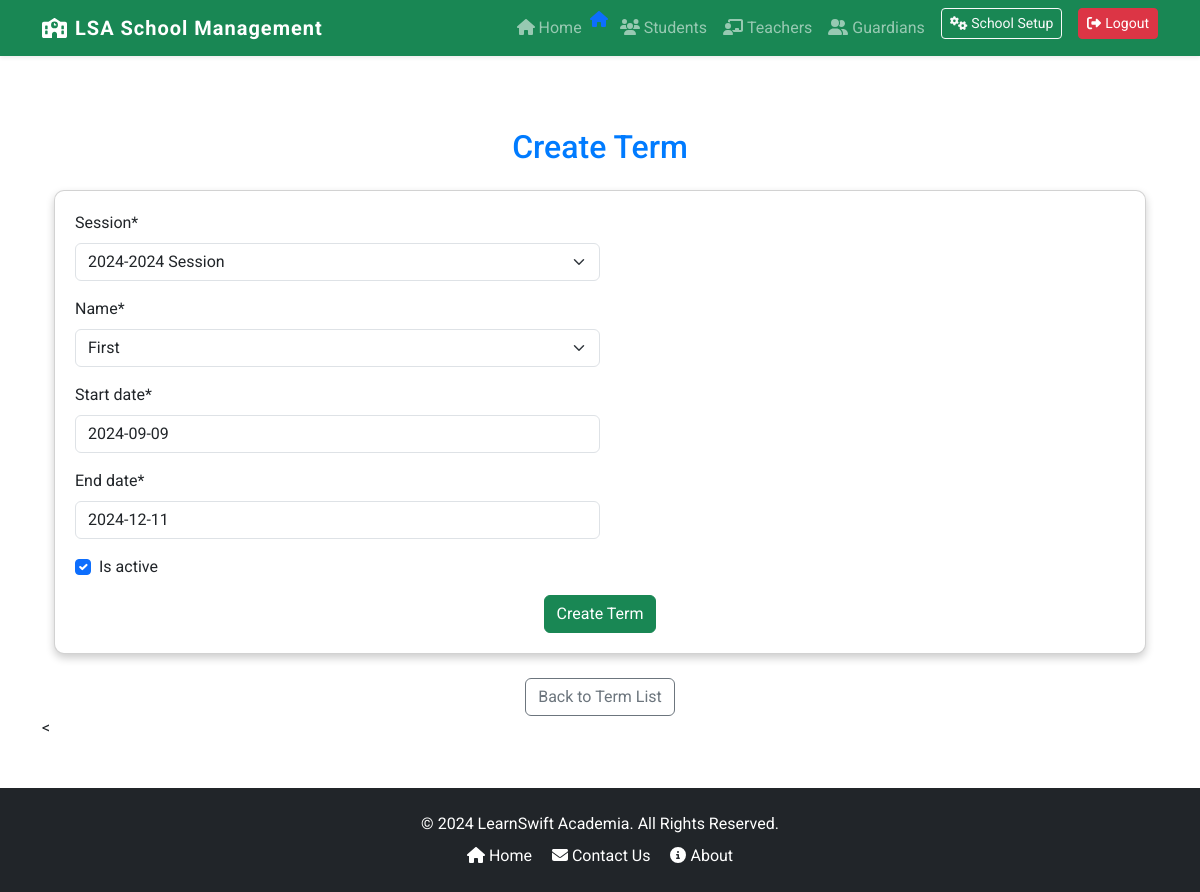
Screenshot of /terms/update/1/ (signed in) with the database file from the repository.
### core/models.py (models this page shows, shortened)
class Term(models.Model):
    TERM_OPTIONS = [
        ('First Term', 'First'),
        ('Second Term', 'Second'),
        ('Third Term', 'Third'),
    ]
    session = models.ForeignKey(Session, related_name='terms', on_delete=models.CASCADE)
    name = models.CharField(max_length=20, choices=TERM_OPTIONS)
    start_date = models.DateField()
    end_date = models.DateField()
    is_active = models.BooleanField(default=True)

### core/views.py (the view, shortened to what this page needs)
# urls.py: path('terms/update/<int:pk>/', TermUpdateView.as_view(), name='term_update'),
class TermUpdateView(AdminRequiredMixin, UpdateView):
    template_name = 'setup/term_form.html'
    def get(self, request, pk):
        term = get_object_or_404(Term, pk=pk)
        form = TermForm(instance=term)
        return render(request, self.template_name, {'form': form})

### core/term/forms.py
class TermForm(forms.ModelForm):
    class Meta:
        model = Term
        fields = ['session', 'name', 'start_date', 'end_date', 'is_active']
        widgets = {
            'start_date': forms.DateInput(attrs={'class': 'form-control datepicker', 'autocomplete': 'off'}),
            'end_date': forms.DateInput(attrs={'class': 'form-control datepicker', 'autocomplete': 'off'}),
        }

### core/models.py (called while the page is built)
    @property
    def name(self):
        start_year = self.start_date.year
        end_year = self.end_date.year
        return f"{start_year}-{end_year} Session"

    def __str__(self):
        return self.name

### core/views.py (called while the page is built)
    def test_func(self):
        return self.request.user.is_superuser

### core/templates/setup/term_form.html (shortened to what this page needs)
{% extends 'base.html' %}
{% load crispy_forms_tags %}
{% block content %}
<div class="container mt-4">
    <h2 class="text-center mb-4">{% if is_update %}Update Term{% else %}Create Term{% endif %}</h2>
    <div class="card">
        <div class="card-body">
            <form method="post" enctype="multipart/form-data" class="needs-validation" novalidate action="{% if is_update %}{% url 'term_update' term.id %}{% else %}{% url 'term_create' %}{% endif %}">
                <div class="form-row">
                    <div class="form-group col-md-6">
                        {{ form.session|as_crispy_field }}
                    </div>
                    <div class="form-group col-md-6">
                        {{ form.name|as_crispy_field }}
                    </div>
                </div>
                <div class="form-row">
                    <div class="form-group col-md-6">
                        {{ form.start_date|as_crispy_field }}
                    </div>
                    <div class="form-group col-md-6">
                        {{ form.end_date|as_crispy_field }}
                    </div>
                </div>
                <div class="form-row">
                    <div class="form-group col-md-6">
                        {{ form.is_active|as_crispy_field }}
                    </div>
                </div>
                <div class="text-center">
                    {% if is_update %}
                        <button type="submit" class="btn btn-primary">Update Term</button>
                    {% else %}
                        <button type="submit" class="btn btn-success">Create Term</button>
                    {% endif %}
                </div>
            </form>
        </div>
    </div>
    <br>
    <div class="text-center">
        <a href="{% url 'term_list' %}" class="btn btn-outline-secondary">Back to Term List</a>
    </div>
</div>
<
{% endblock %}

### core/static/css/custom.css (style rules this page uses)
:root { --bs-primary: #4e73df; --bs-secondary: #858796; --bs-success: #1cc88a; --bs-info: #36b9cc; --bs-warning: #f6c23e; --bs-danger: #e74a3b; --bs-light: #f8f9fc; --bs-dark: #5a5c69; --bs-font-sans-serif: 'Roboto', sans-serif; }
html, body { height: 100%; margin: 0; display: flex; flex-direction: column; }
body { font-family: 'Roboto', sans-serif; }
h1, h2, h3, h4, h5, h6 { color: #007bff; }
.card { box-shadow: 0 4px 8px 0 rgba(0, 0, 0, 0.2); transition: 0.3s; border-radius: 10px; }
.card-body { padding: 20px; }

### rows the page displays
Term: session "2024-2024 Session", name "First", start_date "2024-09-09", end_date "2024-12-11", is_active "☑"
